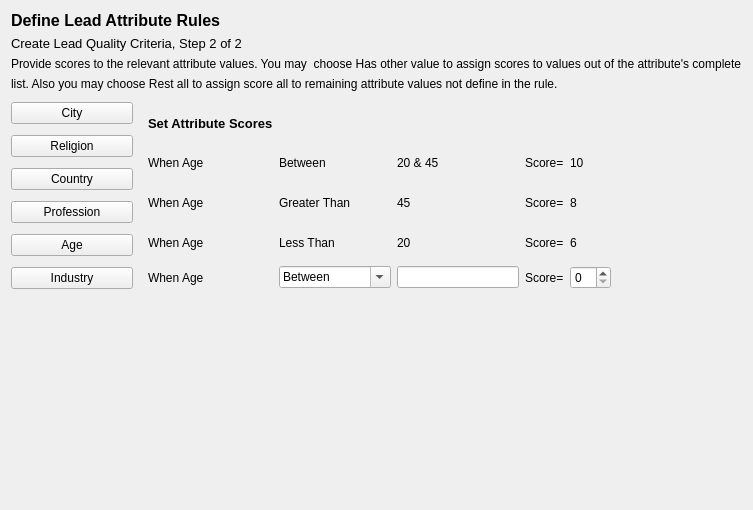
<?xml version="1.0" encoding="UTF-8"?>
<ui version="4.0">
 <class>icp_step2</class>
 <widget class="QWidget" name="icp_step2">
  <property name="geometry">
   <rect>
    <x>0</x>
    <y>0</y>
    <width>750</width>
    <height>510</height>
   </rect>
  </property>
  <property name="sizePolicy">
   <sizepolicy hsizetype="Expanding" vsizetype="Expanding">
    <horstretch>0</horstretch>
    <verstretch>0</verstretch>
   </sizepolicy>
  </property>
  <property name="windowTitle">
   <string>ICP Step 2</string>
  </property>
  <layout class="QGridLayout" name="gridLayout_9">
   <item row="0" column="0">
    <layout class="QVBoxLayout" name="verticalLayout">
     <item>
      <widget class="QLabel" name="define_lbl">
       <property name="sizePolicy">
        <sizepolicy hsizetype="Expanding" vsizetype="Fixed">
         <horstretch>0</horstretch>
         <verstretch>0</verstretch>
        </sizepolicy>
       </property>
       <property name="font">
        <font>
         <pointsize>12</pointsize>
         <bold>true</bold>
        </font>
       </property>
       <property name="text">
        <string>Define Lead Attribute Rules</string>
       </property>
      </widget>
     </item>
     <item>
      <widget class="QLabel" name="step2_lbl">
       <property name="sizePolicy">
        <sizepolicy hsizetype="Expanding" vsizetype="Fixed">
         <horstretch>0</horstretch>
         <verstretch>0</verstretch>
        </sizepolicy>
       </property>
       <property name="font">
        <font>
         <pointsize>10</pointsize>
        </font>
       </property>
       <property name="text">
        <string>Create Lead Quality Criteria, Step 2 of 2	</string>
       </property>
      </widget>
     </item>
     <item>
      <widget class="QLabel" name="guide1_lbl">
       <property name="sizePolicy">
        <sizepolicy hsizetype="Expanding" vsizetype="Fixed">
         <horstretch>0</horstretch>
         <verstretch>0</verstretch>
        </sizepolicy>
       </property>
       <property name="text">
        <string>Provide scores to the relevant attribute values. You may  choose Has other value to assign scores to values out of the attribute's complete</string>
       </property>
      </widget>
     </item>
     <item>
      <widget class="QLabel" name="guide2_lbl">
       <property name="sizePolicy">
        <sizepolicy hsizetype="Expanding" vsizetype="Fixed">
         <horstretch>0</horstretch>
         <verstretch>0</verstretch>
        </sizepolicy>
       </property>
       <property name="text">
        <string>list. Also you may choose Rest all to assign score all to remaining attribute values not define in the rule.</string>
       </property>
       <property name="wordWrap">
        <bool>true</bool>
       </property>
      </widget>
     </item>
    </layout>
   </item>
   <item row="1" column="0">
    <layout class="QGridLayout" name="gridLayout_2">
     <item row="0" column="2">
      <widget class="QStackedWidget" name="stackedWidget">
       <property name="currentIndex">
        <number>4</number>
       </property>
       <widget class="QWidget" name="city1_page">
        <layout class="QGridLayout" name="gridLayout_3">
         <item row="5" column="2">
          <widget class="QLineEdit" name="city_line">
           <property name="text">
            <string/>
           </property>
          </widget>
         </item>
         <item row="5" column="4">
          <widget class="QSpinBox" name="no1_spin"/>
         </item>
         <item row="1" column="0">
          <widget class="QLabel" name="when_city1_lbl">
           <property name="text">
            <string>When City</string>
           </property>
          </widget>
         </item>
         <item row="3" column="1">
          <widget class="QLabel" name="othervalue_lbl">
           <property name="text">
            <string>Has Other Value</string>
           </property>
          </widget>
         </item>
         <item row="5" column="0">
          <widget class="QLabel" name="when_city3_lbl">
           <property name="text">
            <string>When City</string>
           </property>
          </widget>
         </item>
         <item row="0" column="0">
          <widget class="QLabel" name="set_attribute_lbl">
           <property name="sizePolicy">
            <sizepolicy hsizetype="Preferred" vsizetype="Fixed">
             <horstretch>0</horstretch>
             <verstretch>0</verstretch>
            </sizepolicy>
           </property>
           <property name="font">
            <font>
             <pointsize>10</pointsize>
             <bold>true</bold>
            </font>
           </property>
           <property name="text">
            <string>Set Attribute Scores</string>
           </property>
          </widget>
         </item>
         <item row="5" column="3">
          <widget class="QLabel" name="score_city3_lbl">
           <property name="text">
            <string>Score=</string>
           </property>
          </widget>
         </item>
         <item row="1" column="1">
          <widget class="QLabel" name="contains_lbl">
           <property name="text">
            <string>Contains</string>
           </property>
          </widget>
         </item>
         <item row="1" column="2">
          <widget class="QLabel" name="label_4">
           <property name="text">
            <string>Quezon City</string>
           </property>
          </widget>
         </item>
         <item row="1" column="3">
          <widget class="QLabel" name="score_city1_lbl">
           <property name="text">
            <string>Score=</string>
           </property>
          </widget>
         </item>
         <item row="3" column="0">
          <widget class="QLabel" name="when_city2_lbl">
           <property name="text">
            <string>When City</string>
           </property>
          </widget>
         </item>
         <item row="5" column="1">
          <widget class="QComboBox" name="city_combo">
           <property name="editable">
            <bool>true</bool>
           </property>
           <property name="currentText">
            <string>Contains</string>
           </property>
           <item>
            <property name="text">
             <string>Contains</string>
            </property>
           </item>
           <item>
            <property name="text">
             <string>Has Other Values</string>
            </property>
           </item>
          </widget>
         </item>
         <item row="1" column="4">
          <widget class="QLabel" name="city1_lbl">
           <property name="text">
            <string>10</string>
           </property>
          </widget>
         </item>
         <item row="3" column="3">
          <widget class="QLabel" name="score_city2_lbl">
           <property name="text">
            <string>Score=</string>
           </property>
          </widget>
         </item>
         <item row="3" column="4">
          <widget class="QLabel" name="city2_lbl">
           <property name="text">
            <string>5</string>
           </property>
          </widget>
         </item>
        </layout>
       </widget>
       <widget class="QWidget" name="religion2_page">
        <layout class="QGridLayout" name="gridLayout_4">
         <item row="0" column="0">
          <widget class="QLabel" name="religion_set_attribute_lbl">
           <property name="sizePolicy">
            <sizepolicy hsizetype="Preferred" vsizetype="Fixed">
             <horstretch>0</horstretch>
             <verstretch>0</verstretch>
            </sizepolicy>
           </property>
           <property name="font">
            <font>
             <pointsize>10</pointsize>
             <bold>true</bold>
            </font>
           </property>
           <property name="text">
            <string>Set Attribute Scores</string>
           </property>
          </widget>
         </item>
         <item row="1" column="0">
          <widget class="QLabel" name="when_religion1_lbl">
           <property name="text">
            <string>When Country</string>
           </property>
          </widget>
         </item>
         <item row="1" column="1">
          <widget class="QLabel" name="religion_contains_lbl">
           <property name="text">
            <string>Contains</string>
           </property>
          </widget>
         </item>
         <item row="1" column="2">
          <widget class="QLabel" name="religion_random_lbl">
           <property name="text">
            <string>Philippines</string>
           </property>
          </widget>
         </item>
         <item row="1" column="3">
          <widget class="QLabel" name="score_religion1_lbl">
           <property name="text">
            <string>Score=</string>
           </property>
          </widget>
         </item>
         <item row="1" column="4">
          <widget class="QLabel" name="religion1_lbl">
           <property name="text">
            <string>10</string>
           </property>
          </widget>
         </item>
         <item row="2" column="0">
          <widget class="QLabel" name="when_religion2_lbl">
           <property name="text">
            <string>When Country</string>
           </property>
          </widget>
         </item>
         <item row="2" column="1">
          <widget class="QLabel" name="religion_other_lbl">
           <property name="text">
            <string>Has Oher Values</string>
           </property>
          </widget>
         </item>
         <item row="2" column="3">
          <widget class="QLabel" name="score_religion2_lbl">
           <property name="text">
            <string>Score=</string>
           </property>
          </widget>
         </item>
         <item row="2" column="4">
          <widget class="QLabel" name="religion2_lbl">
           <property name="text">
            <string>8</string>
           </property>
          </widget>
         </item>
         <item row="3" column="0">
          <widget class="QLabel" name="when_religion3_lbl">
           <property name="text">
            <string>When Country</string>
           </property>
          </widget>
         </item>
         <item row="3" column="1">
          <widget class="QComboBox" name="religion_combo">
           <property name="editable">
            <bool>true</bool>
           </property>
           <property name="currentText">
            <string>Contains</string>
           </property>
           <item>
            <property name="text">
             <string>Contains</string>
            </property>
           </item>
           <item>
            <property name="text">
             <string>Has Other Values</string>
            </property>
           </item>
          </widget>
         </item>
         <item row="3" column="2">
          <widget class="QLineEdit" name="religion_line">
           <property name="text">
            <string/>
           </property>
          </widget>
         </item>
         <item row="3" column="3">
          <widget class="QLabel" name="score_religion3_lbl">
           <property name="text">
            <string>Score=</string>
           </property>
          </widget>
         </item>
         <item row="3" column="4">
          <widget class="QSpinBox" name="religion_spin"/>
         </item>
        </layout>
       </widget>
       <widget class="QWidget" name="country3_page">
        <layout class="QGridLayout" name="gridLayout_5">
         <item row="0" column="0">
          <widget class="QLabel" name="country_set_attribute_lbl">
           <property name="sizePolicy">
            <sizepolicy hsizetype="Preferred" vsizetype="Fixed">
             <horstretch>0</horstretch>
             <verstretch>0</verstretch>
            </sizepolicy>
           </property>
           <property name="font">
            <font>
             <pointsize>10</pointsize>
             <bold>true</bold>
            </font>
           </property>
           <property name="text">
            <string>Set Attribute Scores</string>
           </property>
          </widget>
         </item>
         <item row="1" column="0">
          <widget class="QLabel" name="when_country1_lbl">
           <property name="text">
            <string>When Religion</string>
           </property>
          </widget>
         </item>
         <item row="1" column="1">
          <widget class="QLabel" name="country_contains_lbl">
           <property name="text">
            <string>Contains</string>
           </property>
          </widget>
         </item>
         <item row="1" column="2">
          <widget class="QLabel" name="country_random_lbl">
           <property name="text">
            <string>Have religion</string>
           </property>
          </widget>
         </item>
         <item row="1" column="3">
          <widget class="QLabel" name="score_country1_lbl">
           <property name="text">
            <string>Score=</string>
           </property>
          </widget>
         </item>
         <item row="1" column="4">
          <widget class="QLabel" name="country1_lbl">
           <property name="text">
            <string>10</string>
           </property>
          </widget>
         </item>
         <item row="2" column="0">
          <widget class="QLabel" name="when_country2_lbl">
           <property name="text">
            <string>When Religion</string>
           </property>
          </widget>
         </item>
         <item row="2" column="1">
          <widget class="QLabel" name="country_other_lbl">
           <property name="text">
            <string>None</string>
           </property>
          </widget>
         </item>
         <item row="2" column="3">
          <widget class="QLabel" name="score_country2_lbl">
           <property name="text">
            <string>Score=</string>
           </property>
          </widget>
         </item>
         <item row="2" column="4">
          <widget class="QLabel" name="country2_lbl">
           <property name="text">
            <string>5</string>
           </property>
          </widget>
         </item>
         <item row="3" column="0">
          <widget class="QLabel" name="when_country3_lbl">
           <property name="text">
            <string>When Religion</string>
           </property>
          </widget>
         </item>
         <item row="3" column="1">
          <widget class="QComboBox" name="country_combo">
           <property name="editable">
            <bool>true</bool>
           </property>
           <property name="currentText">
            <string>Contains</string>
           </property>
           <item>
            <property name="text">
             <string>Contains</string>
            </property>
           </item>
          </widget>
         </item>
         <item row="3" column="2">
          <widget class="QLineEdit" name="country_line">
           <property name="text">
            <string/>
           </property>
          </widget>
         </item>
         <item row="3" column="3">
          <widget class="QLabel" name="score_country3_lbl">
           <property name="text">
            <string>Score=</string>
           </property>
          </widget>
         </item>
         <item row="3" column="4">
          <widget class="QSpinBox" name="country_spin"/>
         </item>
        </layout>
       </widget>
       <widget class="QWidget" name="profession4_page">
        <layout class="QGridLayout" name="gridLayout_6">
         <item row="0" column="0">
          <widget class="QLabel" name="profession_set_attribute_lbl">
           <property name="sizePolicy">
            <sizepolicy hsizetype="Preferred" vsizetype="Fixed">
             <horstretch>0</horstretch>
             <verstretch>0</verstretch>
            </sizepolicy>
           </property>
           <property name="font">
            <font>
             <pointsize>10</pointsize>
             <bold>true</bold>
            </font>
           </property>
           <property name="text">
            <string>Set Attribute Scores</string>
           </property>
          </widget>
         </item>
         <item row="1" column="0">
          <widget class="QLabel" name="when_profession1_lbl">
           <property name="text">
            <string>When Profession</string>
           </property>
          </widget>
         </item>
         <item row="1" column="1">
          <widget class="QLabel" name="profession_contains_lbl">
           <property name="text">
            <string>Contains</string>
           </property>
          </widget>
         </item>
         <item row="1" column="2">
          <widget class="QLabel" name="profession_random_lbl">
           <property name="text">
            <string>Computer Related</string>
           </property>
          </widget>
         </item>
         <item row="1" column="3">
          <widget class="QLabel" name="score_profession1_lbl">
           <property name="text">
            <string>Score=</string>
           </property>
          </widget>
         </item>
         <item row="1" column="4">
          <widget class="QLabel" name="profession1_lbl">
           <property name="text">
            <string>20</string>
           </property>
          </widget>
         </item>
         <item row="2" column="0">
          <widget class="QLabel" name="when_profession2_lbl">
           <property name="text">
            <string>When Profession</string>
           </property>
          </widget>
         </item>
         <item row="2" column="1">
          <widget class="QLabel" name="profession_other_lbl">
           <property name="text">
            <string>Has Other Value</string>
           </property>
          </widget>
         </item>
         <item row="2" column="3">
          <widget class="QLabel" name="score_profession2_lbl">
           <property name="text">
            <string>Score=</string>
           </property>
          </widget>
         </item>
         <item row="2" column="4">
          <widget class="QLabel" name="profession2_lbl">
           <property name="text">
            <string>15</string>
           </property>
          </widget>
         </item>
         <item row="3" column="0">
          <widget class="QLabel" name="when_profession3_lbl">
           <property name="text">
            <string>When Profession</string>
           </property>
          </widget>
         </item>
         <item row="3" column="1">
          <widget class="QComboBox" name="profession_combo">
           <property name="editable">
            <bool>true</bool>
           </property>
           <property name="currentText">
            <string>Contains</string>
           </property>
           <item>
            <property name="text">
             <string>Contains</string>
            </property>
           </item>
           <item>
            <property name="text">
             <string>Has Other Value</string>
            </property>
           </item>
          </widget>
         </item>
         <item row="3" column="2">
          <widget class="QLineEdit" name="profession_line">
           <property name="text">
            <string/>
           </property>
          </widget>
         </item>
         <item row="3" column="3">
          <widget class="QLabel" name="score_profession3_lbl">
           <property name="text">
            <string>Score=</string>
           </property>
          </widget>
         </item>
         <item row="3" column="4">
          <widget class="QSpinBox" name="profession_spin"/>
         </item>
        </layout>
       </widget>
       <widget class="QWidget" name="age5_page">
        <layout class="QGridLayout" name="gridLayout">
         <item row="3" column="4">
          <widget class="QLabel" name="age3_lbl">
           <property name="text">
            <string>6</string>
           </property>
          </widget>
         </item>
         <item row="2" column="4">
          <widget class="QLabel" name="age2_lbl">
           <property name="text">
            <string>8</string>
           </property>
          </widget>
         </item>
         <item row="1" column="1">
          <widget class="QLabel" name="between_lbl">
           <property name="text">
            <string>Between</string>
           </property>
          </widget>
         </item>
         <item row="4" column="0">
          <widget class="QLabel" name="when_age4_lbl">
           <property name="text">
            <string>When Age</string>
           </property>
          </widget>
         </item>
         <item row="0" column="0">
          <widget class="QLabel" name="age_set_lbl">
           <property name="font">
            <font>
             <pointsize>10</pointsize>
             <bold>true</bold>
            </font>
           </property>
           <property name="text">
            <string>Set Attribute Scores</string>
           </property>
          </widget>
         </item>
         <item row="4" column="3">
          <widget class="QLabel" name="score_age4_lbl">
           <property name="text">
            <string>Score=</string>
           </property>
          </widget>
         </item>
         <item row="4" column="4">
          <widget class="QSpinBox" name="age_spin"/>
         </item>
         <item row="4" column="1">
          <widget class="QComboBox" name="age_combo">
           <property name="editable">
            <bool>true</bool>
           </property>
           <property name="currentText">
            <string>Between</string>
           </property>
           <item>
            <property name="text">
             <string>Between</string>
            </property>
           </item>
           <item>
            <property name="text">
             <string>Is Greater Than</string>
            </property>
           </item>
           <item>
            <property name="text">
             <string>Is Less Than</string>
            </property>
           </item>
          </widget>
         </item>
         <item row="3" column="1">
          <widget class="QLabel" name="less_lbl">
           <property name="text">
            <string>Less Than</string>
           </property>
          </widget>
         </item>
         <item row="2" column="0">
          <widget class="QLabel" name="when_age2_lbl">
           <property name="text">
            <string>When Age</string>
           </property>
          </widget>
         </item>
         <item row="4" column="2">
          <widget class="QLineEdit" name="age_line"/>
         </item>
         <item row="1" column="3">
          <widget class="QLabel" name="score_age1_lbl">
           <property name="text">
            <string>Score=</string>
           </property>
          </widget>
         </item>
         <item row="3" column="0">
          <widget class="QLabel" name="when_age3_lbl">
           <property name="text">
            <string>When Age</string>
           </property>
          </widget>
         </item>
         <item row="2" column="2">
          <widget class="QLabel" name="second_lbl">
           <property name="text">
            <string>45</string>
           </property>
          </widget>
         </item>
         <item row="2" column="1">
          <widget class="QLabel" name="greater_lbl">
           <property name="text">
            <string>Greater Than</string>
           </property>
          </widget>
         </item>
         <item row="1" column="4">
          <widget class="QLabel" name="age1_lbl">
           <property name="text">
            <string>10</string>
           </property>
          </widget>
         </item>
         <item row="1" column="0">
          <widget class="QLabel" name="when_age1_lbl">
           <property name="sizePolicy">
            <sizepolicy hsizetype="Expanding" vsizetype="Preferred">
             <horstretch>0</horstretch>
             <verstretch>0</verstretch>
            </sizepolicy>
           </property>
           <property name="text">
            <string>When Age</string>
           </property>
          </widget>
         </item>
         <item row="2" column="3">
          <widget class="QLabel" name="score_age2_lbl">
           <property name="text">
            <string>Score=</string>
           </property>
          </widget>
         </item>
         <item row="3" column="2">
          <widget class="QLabel" name="third_lbl">
           <property name="text">
            <string>20</string>
           </property>
          </widget>
         </item>
         <item row="3" column="3">
          <widget class="QLabel" name="score_age3_lbl">
           <property name="text">
            <string>Score=</string>
           </property>
          </widget>
         </item>
         <item row="1" column="2">
          <widget class="QLabel" name="first_lbl">
           <property name="text">
            <string>20 &amp; 45</string>
           </property>
          </widget>
         </item>
        </layout>
       </widget>
       <widget class="QWidget" name="industry6_page">
        <layout class="QGridLayout" name="gridLayout_7">
         <item row="0" column="0">
          <widget class="QLabel" name="industry_set_attribute_lbl">
           <property name="sizePolicy">
            <sizepolicy hsizetype="Preferred" vsizetype="Fixed">
             <horstretch>0</horstretch>
             <verstretch>0</verstretch>
            </sizepolicy>
           </property>
           <property name="font">
            <font>
             <pointsize>10</pointsize>
             <bold>true</bold>
            </font>
           </property>
           <property name="text">
            <string>Set Attribute Scores</string>
           </property>
          </widget>
         </item>
         <item row="1" column="0">
          <widget class="QLabel" name="when_industry1_lbl">
           <property name="text">
            <string>When Industry</string>
           </property>
          </widget>
         </item>
         <item row="1" column="1">
          <widget class="QLabel" name="industry_contains_lbl">
           <property name="text">
            <string>Contains</string>
           </property>
          </widget>
         </item>
         <item row="1" column="2">
          <widget class="QLabel" name="industry_random_lbl">
           <property name="text">
            <string>IT Field</string>
           </property>
          </widget>
         </item>
         <item row="1" column="3">
          <widget class="QLabel" name="score_industry1_lbl">
           <property name="text">
            <string>Score=</string>
           </property>
          </widget>
         </item>
         <item row="1" column="4">
          <widget class="QLabel" name="industry1_lbl">
           <property name="text">
            <string>15</string>
           </property>
          </widget>
         </item>
         <item row="2" column="0">
          <widget class="QLabel" name="when_industry2_lbl">
           <property name="text">
            <string>When Industry</string>
           </property>
          </widget>
         </item>
         <item row="2" column="1">
          <widget class="QLabel" name="industry_other_lbl">
           <property name="text">
            <string>Has Other Value</string>
           </property>
          </widget>
         </item>
         <item row="2" column="3">
          <widget class="QLabel" name="score_industry2_lbl">
           <property name="text">
            <string>Score=</string>
           </property>
          </widget>
         </item>
         <item row="2" column="4">
          <widget class="QLabel" name="industry2_lbl">
           <property name="text">
            <string>12</string>
           </property>
          </widget>
         </item>
         <item row="3" column="0">
          <widget class="QLabel" name="when_religion3_lbl_2">
           <property name="text">
            <string>When Industry</string>
           </property>
          </widget>
         </item>
         <item row="3" column="1">
          <widget class="QComboBox" name="industry_combo">
           <property name="editable">
            <bool>true</bool>
           </property>
           <property name="currentText">
            <string>Contains</string>
           </property>
           <item>
            <property name="text">
             <string>Contains</string>
            </property>
           </item>
           <item>
            <property name="text">
             <string>Has Other Value</string>
            </property>
           </item>
          </widget>
         </item>
         <item row="3" column="2">
          <widget class="QLineEdit" name="industry_line">
           <property name="text">
            <string/>
           </property>
          </widget>
         </item>
         <item row="3" column="3">
          <widget class="QLabel" name="score_industry3_lbl">
           <property name="text">
            <string>Score=</string>
           </property>
          </widget>
         </item>
         <item row="3" column="4">
          <widget class="QSpinBox" name="industry_spin"/>
         </item>
        </layout>
       </widget>
      </widget>
     </item>
     <item row="0" column="0">
      <layout class="QVBoxLayout" name="verticalLayout_2">
       <item>
        <widget class="QPushButton" name="city_btn">
         <property name="sizePolicy">
          <sizepolicy hsizetype="Expanding" vsizetype="Fixed">
           <horstretch>0</horstretch>
           <verstretch>0</verstretch>
          </sizepolicy>
         </property>
         <property name="text">
          <string>City</string>
         </property>
        </widget>
       </item>
       <item>
        <widget class="QPushButton" name="religion_btn">
         <property name="sizePolicy">
          <sizepolicy hsizetype="Expanding" vsizetype="Fixed">
           <horstretch>0</horstretch>
           <verstretch>0</verstretch>
          </sizepolicy>
         </property>
         <property name="text">
          <string>Religion</string>
         </property>
        </widget>
       </item>
       <item>
        <widget class="QPushButton" name="country_btn">
         <property name="sizePolicy">
          <sizepolicy hsizetype="Expanding" vsizetype="Fixed">
           <horstretch>0</horstretch>
           <verstretch>0</verstretch>
          </sizepolicy>
         </property>
         <property name="text">
          <string>Country</string>
         </property>
        </widget>
       </item>
       <item>
        <widget class="QPushButton" name="profession_btn">
         <property name="sizePolicy">
          <sizepolicy hsizetype="Expanding" vsizetype="Fixed">
           <horstretch>0</horstretch>
           <verstretch>0</verstretch>
          </sizepolicy>
         </property>
         <property name="text">
          <string>Profession</string>
         </property>
        </widget>
       </item>
       <item>
        <widget class="QPushButton" name="age_btn">
         <property name="sizePolicy">
          <sizepolicy hsizetype="Expanding" vsizetype="Fixed">
           <horstretch>0</horstretch>
           <verstretch>0</verstretch>
          </sizepolicy>
         </property>
         <property name="text">
          <string>Age</string>
         </property>
        </widget>
       </item>
       <item>
        <widget class="QPushButton" name="industry_btn">
         <property name="sizePolicy">
          <sizepolicy hsizetype="Expanding" vsizetype="Fixed">
           <horstretch>0</horstretch>
           <verstretch>0</verstretch>
          </sizepolicy>
         </property>
         <property name="text">
          <string>Industry</string>
         </property>
        </widget>
       </item>
      </layout>
     </item>
     <item row="0" column="3">
      <spacer name="horizontalSpacer">
       <property name="orientation">
        <enum>Qt::Orientation::Horizontal</enum>
       </property>
       <property name="sizeHint" stdset="0">
        <size>
         <width>40</width>
         <height>20</height>
        </size>
       </property>
      </spacer>
     </item>
    </layout>
   </item>
   <item row="2" column="0">
    <spacer name="verticalSpacer">
     <property name="orientation">
      <enum>Qt::Orientation::Vertical</enum>
     </property>
     <property name="sizeHint" stdset="0">
      <size>
       <width>20</width>
       <height>40</height>
      </size>
     </property>
    </spacer>
   </item>
  </layout>
 </widget>
 <tabstops>
  <tabstop>city_combo</tabstop>
  <tabstop>city_line</tabstop>
  <tabstop>no1_spin</tabstop>
  <tabstop>country_combo</tabstop>
  <tabstop>country_line</tabstop>
  <tabstop>country_spin</tabstop>
  <tabstop>religion_combo</tabstop>
  <tabstop>religion_line</tabstop>
  <tabstop>religion_spin</tabstop>
  <tabstop>profession_combo</tabstop>
  <tabstop>profession_line</tabstop>
  <tabstop>profession_spin</tabstop>
  <tabstop>age_combo</tabstop>
  <tabstop>age_line</tabstop>
  <tabstop>age_spin</tabstop>
  <tabstop>industry_combo</tabstop>
  <tabstop>industry_line</tabstop>
  <tabstop>industry_spin</tabstop>
 </tabstops>
 <resources/>
 <connections/>
</ui>
